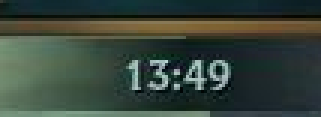
#> input picture services/analysis/tests/fixtures/vision/clock_corpus/real/clean_001_1349.png, 107 x 39 px (shown 3 times larger); its folder holds only this picture in this run
$ python -i detect_layout.py   (imports and definitions only)
#> lines starting #> are read from the running program, lines starting #| are printed output that depends on the picture
"""Layout detection / calibration for H.9.1 clock OCR."""

from __future__ import annotations

from collections.abc import Sequence

import cv2
import numpy as np
from numpy.typing import NDArray

from riftlens.domain.layout_profile import LayoutProfile, PixelRect
from riftlens.vision.layout.resolutions import CLOCK_SEEDS, MINIMAP_BAND, NormRect
from riftlens.vision.ocr.atlas import GlyphAtlas, choose_atlas
from riftlens.vision.ocr.digits import GLYPH_MATCH_FLOOR, read_digits

BgrImage = NDArray[np.uint8]


# [29 lines that did not run here, left out]


def ui_scale_confidence(ui_scale: float) -> float:
    """Soft confidence that ui_scale is in a plausible band."""
    if 0.5 <= ui_scale <= 2.0:
        return 1.0
    if 0.35 <= ui_scale <= 2.5:
        return 0.5
    return 0.1


# [7 lines that did not run here, left out]


# [29 lines that did not run here, left out]


# [3 lines that did not run here, left out]


# [15 lines that did not run here, left out]


# [28 lines that did not run here, left out]


# [15 lines that did not run here, left out]


def _looks_like_clock(text: str) -> bool:
    parts = text.split(":")
    if len(parts) not in {2, 3}:
        return False
    return all(part.isdigit() for part in parts)

>>> import cv2
>>> picture = cv2.imread('../../../tests/fixtures/vision/clock_corpus/real/clean_001_1349.png', cv2.IMREAD_GRAYSCALE)
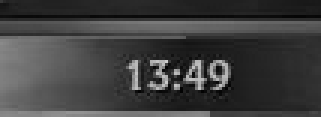
#> picture: shape (39, 107) (shown 3 times larger); min 3, max 203, mean 63.4
#> (the run stopped early here; a loop or call above may not have finished)

$ run again, on services/analysis/tests/fixtures/vision/clock_corpus/real/clean_002_1350.png
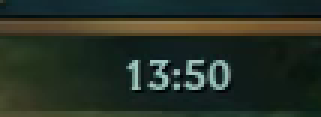
#> input picture services/analysis/tests/fixtures/vision/clock_corpus/real/clean_002_1350.png, 107 x 39 px (shown 3 times larger)
#> `picture = cv2.imread('../../../tests/fixtures/vision/clock_corpus/real..`:
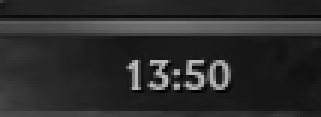
#> picture: shape (39, 107) (shown 3 times larger); min 2, max 191, mean 44

$ run again, on services/analysis/tests/fixtures/vision/clock_corpus/real/clean_004_1351.png
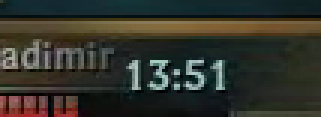
#> input picture services/analysis/tests/fixtures/vision/clock_corpus/real/clean_004_1351.png, 107 x 39 px (shown 3 times larger)
#> `picture = cv2.imread('../../../tests/fixtures/vision/clock_corpus/real..`:
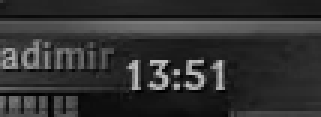
#> picture: shape (39, 107) (shown 3 times larger); min 0, max 203, mean 49.7
